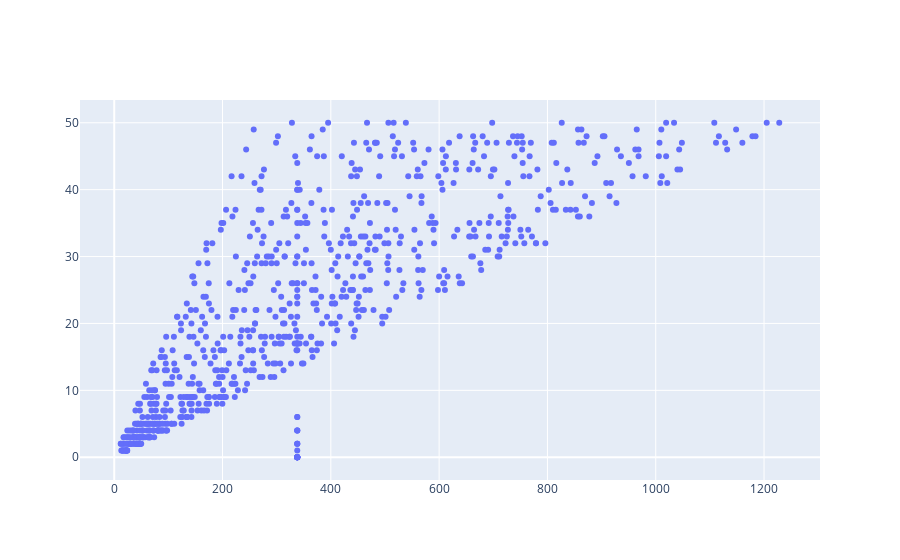

The notebook cell this image was saved under:
### Code cell
fig=go.Figure(data=go.Scatter(x=df["Revenue"], y=df["Units_Sold"],mode='markers'))
fig.show()

### Figure 1 — Plotly figure (JSON) as saved in the notebook; plotly's stock layout.template omitted (floating-point values rounded to 4 significant figures; data arrays with more than 128 entries replaced by an {"elided": "..."} marker saying what was removed)
{"data": [{"mode": "markers", "type": "scatter", "x": {"elided": "797 float values"}, "y": {"elided": "797 int values"}}], "layout": {}}
